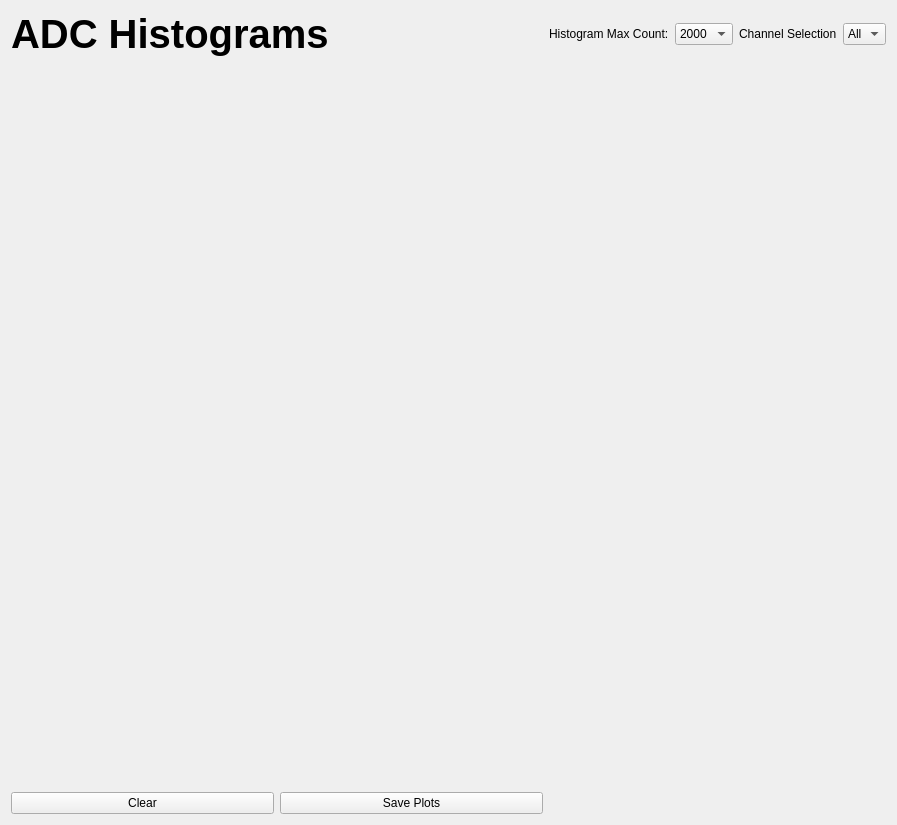
<?xml version="1.0" encoding="UTF-8"?>
<ui version="4.0">
 <class>adc_plots</class>
 <widget class="QWidget" name="adc_plots">
  <property name="geometry">
   <rect>
    <x>0</x>
    <y>0</y>
    <width>897</width>
    <height>825</height>
   </rect>
  </property>
  <property name="windowTitle">
   <string>Form</string>
  </property>
  <layout class="QGridLayout" name="gridLayout">
   <item row="0" column="2">
    <layout class="QHBoxLayout" name="horizontalLayout">
     <item>
      <widget class="QLabel" name="label">
       <property name="text">
        <string>Histogram Max Count:</string>
       </property>
      </widget>
     </item>
     <item>
      <widget class="QComboBox" name="comboBox_event_count">
       <item>
        <property name="text">
         <string>2000</string>
        </property>
       </item>
      </widget>
     </item>
     <item>
      <widget class="QLabel" name="label_4">
       <property name="text">
        <string>Channel Selection</string>
       </property>
      </widget>
     </item>
     <item>
      <widget class="QComboBox" name="comboBox_channel_selection">
       <item>
        <property name="text">
         <string>All</string>
        </property>
       </item>
      </widget>
     </item>
    </layout>
   </item>
   <item row="2" column="0">
    <widget class="QPushButton" name="button_clear_all">
     <property name="text">
      <string>Clear</string>
     </property>
    </widget>
   </item>
   <item row="2" column="1">
    <widget class="QPushButton" name="button_save">
     <property name="text">
      <string>Save Plots</string>
     </property>
    </widget>
   </item>
   <item row="0" column="0" colspan="2">
    <widget class="QLabel" name="label_adc_hist">
     <property name="font">
      <font>
       <pointsize>30</pointsize>
       <bold>true</bold>
      </font>
     </property>
     <property name="text">
      <string>ADC Histograms</string>
     </property>
    </widget>
   </item>
   <item row="1" column="0" colspan="3">
    <layout class="QVBoxLayout" name="verticalLayout_3">
     <item>
      <widget class="GraphicsLayoutWidget" name="adc_plot_layout_widget" native="true">
       <property name="sizePolicy">
        <sizepolicy hsizetype="Expanding" vsizetype="Expanding">
         <horstretch>0</horstretch>
         <verstretch>0</verstretch>
        </sizepolicy>
       </property>
      </widget>
     </item>
    </layout>
   </item>
   <item row="2" column="2">
    <widget class="QLabel" name="label_status_adc">
     <property name="text">
      <string/>
     </property>
    </widget>
   </item>
  </layout>
 </widget>
 <customwidgets>
  <customwidget>
   <class>GraphicsLayoutWidget</class>
   <extends>QWidget</extends>
   <header>pyqtgraph</header>
   <container>1</container>
  </customwidget>
 </customwidgets>
 <resources/>
 <connections/>
</ui>
